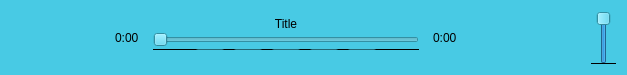
       <widget class="QWidget" name="play_bar" native="true">
        <property name="sizePolicy">
         <sizepolicy hsizetype="Expanding" vsizetype="Fixed">
          <horstretch>0</horstretch>
          <verstretch>0</verstretch>
         </sizepolicy>
        </property>
        <property name="minimumSize">
         <size>
          <width>0</width>
          <height>75</height>
         </size>
        </property>
        <property name="maximumSize">
         <size>
          <width>16777215</width>
          <height>75</height>
         </size>
        </property>
        <property name="styleSheet">
         <string notr="true">QWidget{
	background: #48cae4;
	border: 5px solid transparent;
	border-radius: 5px;
}

QPushButton{
    border: 1px solid transparent;
	text-align: center;
}

QPushButton:hover {
	border-bottom-color: black;
}

QSlider{
	border-radius: 0px;
	padding-top: 0px;
	padding-bottom: 5px;
	border-bottom: 1px solid;
}</string>
        </property>
        <layout class="QHBoxLayout" name="horizontalLayout_6">
         <item>
          <widget class="QPushButton" name="thumbnail">
           <property name="sizePolicy">
            <sizepolicy hsizetype="Expanding" vsizetype="Expanding">
             <horstretch>0</horstretch>
             <verstretch>0</verstretch>
            </sizepolicy>
           </property>
           <property name="minimumSize">
            <size>
             <width>50</width>
             <height>50</height>
            </size>
           </property>
           <property name="maximumSize">
            <size>
             <width>100</width>
             <height>100</height>
            </size>
           </property>
           <property name="sizeIncrement">
            <size>
             <width>5</width>
             <height>5</height>
            </size>
           </property>
           <property name="text">
            <string/>
           </property>
           <property name="icon">
            <iconset resource="resources.qrc">
             <normaloff>:/newPrefix/images/logo.png</normaloff>:/newPrefix/images/logo.png</iconset>
           </property>
           <property name="iconSize">
            <size>
             <width>100</width>
             <height>100</height>
            </size>
           </property>
           <property name="checkable">
            <bool>true</bool>
           </property>
          </widget>
         </item>
         <item>
          <spacer name="horizontalSpacer_7">
           <property name="orientation">
            <enum>Qt::Horizontal</enum>
           </property>
           <property name="sizeType">
            <enum>QSizePolicy::Minimum</enum>
           </property>
           <property name="sizeHint" stdset="0">
            <size>
             <width>40</width>
             <height>20</height>
            </size>
           </property>
          </spacer>
         </item>
         <item>
          <widget class="QLabel" name="label_5">
           <property name="text">
            <string>0:00</string>
           </property>
          </widget>
         </item>
         <item>
          <layout class="QVBoxLayout" name="verticalLayout_6">
           <property name="spacing">
            <number>4</number>
           </property>
           <item>
            <widget class="QLabel" name="play_title">
             <property name="minimumSize">
              <size>
               <width>0</width>
               <height>25</height>
              </size>
             </property>
             <property name="styleSheet">
              <string notr="true"/>
             </property>
             <property name="text">
              <string>Title</string>
             </property>
             <property name="alignment">
              <set>Qt::AlignCenter</set>
             </property>
            </widget>
           </item>
           <item>
            <widget class="QSlider" name="song_progress_slide">
             <property name="minimumSize">
              <size>
               <width>0</width>
               <height>20</height>
              </size>
             </property>
             <property name="cursor">
              <cursorShape>PointingHandCursor</cursorShape>
             </property>
             <property name="orientation">
              <enum>Qt::Horizontal</enum>
             </property>
            </widget>
           </item>
           <item>
            <layout class="QHBoxLayout" name="horizontalLayout_5">
             <property name="spacing">
              <number>4</number>
             </property>
             <item>
              <spacer name="horizontalSpacer_15">
               <property name="orientation">
                <enum>Qt::Horizontal</enum>
               </property>
               <property name="sizeHint" stdset="0">
                <size>
                 <width>40</width>
                 <height>20</height>
                </size>
               </property>
              </spacer>
             </item>
             <item>
              <widget class="QPushButton" name="backward_btn">
               <property name="cursor">
                <cursorShape>PointingHandCursor</cursorShape>
               </property>
               <property name="text">
                <string/>
               </property>
               <property name="icon">
                <iconset resource="resources.qrc">
                 <normaloff>:/newPrefix/images/backward.png</normaloff>:/newPrefix/images/backward.png</iconset>
               </property>
              </widget>
             </item>
             <item>
              <widget class="QPushButton" name="prev_btn">
               <property name="cursor">
                <cursorShape>PointingHandCursor</cursorShape>
               </property>
               <property name="text">
                <string/>
               </property>
               <property name="icon">
                <iconset resource="resources.qrc">
                 <normaloff>:/newPrefix/images/prev.png</normaloff>:/newPrefix/images/prev.png</iconset>
               </property>
              </widget>
             </item>
             <item>
              <widget class="QPushButton" name="pause_start_btn">
               <property name="cursor">
                <cursorShape>PointingHandCursor</cursorShape>
               </property>
               <property name="text">
                <string/>
               </property>
               <property name="icon">
                <iconset resource="resources.qrc">
                 <normaloff>:/newPrefix/images/pause.png</normaloff>:/newPrefix/images/pause.png</iconset>
               </property>
              </widget>
             </item>
             <item>
              <widget class="QPushButton" name="next_btn">
               <property name="cursor">
                <cursorShape>PointingHandCursor</cursorShape>
               </property>
               <property name="text">
                <string/>
               </property>
               <property name="icon">
                <iconset resource="resources.qrc">
                 <normaloff>:/newPrefix/images/next.png</normaloff>:/newPrefix/images/next.png</iconset>
               </property>
              </widget>
             </item>
             <item>
              <widget class="QPushButton" name="forward_btn">
               <property name="cursor">
                <cursorShape>PointingHandCursor</cursorShape>
               </property>
               <property name="text">
                <string/>
               </property>
               <property name="icon">
                <iconset resource="resources.qrc">
                 <normaloff>:/newPrefix/images/forward.png</normaloff>:/newPrefix/images/forward.png</iconset>
               </property>
               <property name="checkable">
                <bool>false</bool>
               </property>
              </widget>
             </item>
             <item>
              <spacer name="horizontalSpacer_16">
               <property name="orientation">
                <enum>Qt::Horizontal</enum>
               </property>
               <property name="sizeHint" stdset="0">
                <size>
                 <width>40</width>
                 <height>20</height>
                </size>
               </property>
              </spacer>
             </item>
            </layout>
           </item>
          </layout>
         </item>
         <item>
          <widget class="QLabel" name="label_16">
           <property name="text">
            <string>0:00</string>
           </property>
          </widget>
         </item>
         <item>
          <spacer name="horizontalSpacer_8">
           <property name="orientation">
            <enum>Qt::Horizontal</enum>
           </property>
           <property name="sizeType">
            <enum>QSizePolicy::Minimum</enum>
           </property>
           <property name="sizeHint" stdset="0">
            <size>
             <width>40</width>
             <height>20</height>
            </size>
           </property>
          </spacer>
         </item>
         <item>
          <widget class="QPushButton" name="play_order_btn">
           <property name="sizePolicy">
            <sizepolicy hsizetype="Minimum" vsizetype="Fixed">
             <horstretch>0</horstretch>
             <verstretch>0</verstretch>
            </sizepolicy>
           </property>
           <property name="cursor">
            <cursorShape>PointingHandCursor</cursorShape>
           </property>
           <property name="text">
            <string/>
           </property>
           <property name="icon">
            <iconset resource="resources.qrc">
             <normaloff>:/newPrefix/images/cycle.png</normaloff>:/newPrefix/images/cycle.png</iconset>
           </property>
          </widget>
         </item>
         <item>
          <widget class="QPushButton" name="volume_btn">
           <property name="cursor">
            <cursorShape>PointingHandCursor</cursorShape>
           </property>
           <property name="text">
            <string/>
           </property>
           <property name="icon">
            <iconset resource="resources.qrc">
             <normaloff>:/newPrefix/images/volume.png</normaloff>:/newPrefix/images/volume.png</iconset>
           </property>
          </widget>
         </item>
         <item>
          <widget class="QSlider" name="volume_slide">
           <property name="sizePolicy">
            <sizepolicy hsizetype="Minimum" vsizetype="Fixed">
             <horstretch>0</horstretch>
             <verstretch>0</verstretch>
            </sizepolicy>
           </property>
           <property name="cursor">
            <cursorShape>PointingHandCursor</cursorShape>
           </property>
           <property name="value">
            <number>99</number>
           </property>
           <property name="orientation">
            <enum>Qt::Vertical</enum>
           </property>
          </widget>
         </item>
        </layout>
       </widget>
